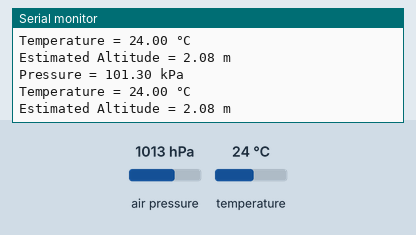
This sketch was run on a simulated Arduino Nano 33 BLE. Shown: the last lines printed to the serial monitor. Inputs (shaded band) come from the test bench; at power-on: air pressure 1013 hPa, temperature 24 °C.

Above: at 1.8 s.
1.9 s: air pressure set to 952 hPa
At 2.6 s:
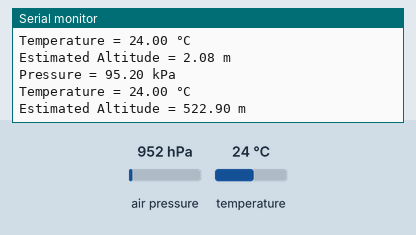
3.4 s: temperature set to 12 °C
At 4.6 s:
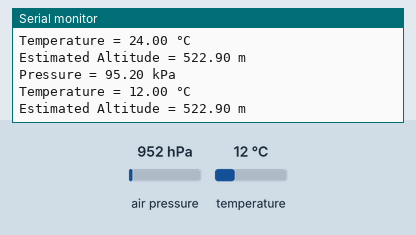
4.9 s: air pressure set to 975 hPa
At 5.6 s:
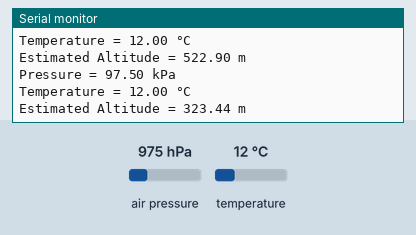
Timing chart, 0 to 7.9 s (numbered marks = the images above; inputs shaded):
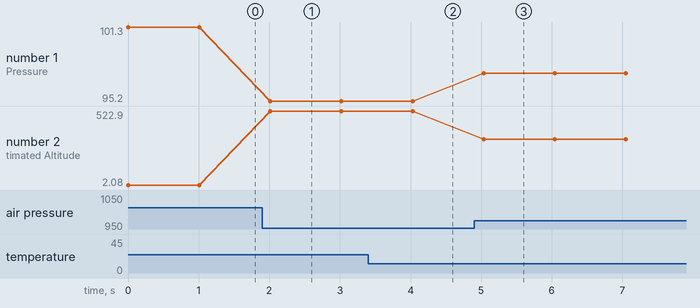

Measured:
- after the input at 1.9 s, the serial monitor: prints a new line after 0.12 s (image 1)
- after the input at 3.4 s, the serial monitor: prints a new line after 0.63 s (image 2)
- after the input at 4.9 s, the serial monitor: prints a new line after 0.13 s (image 3)
- plotted number 1: 101.3 → 95.2 after the input at 1.9 s, 95.2 → 97.5 after the input at 4.9 s
- plotted number 2: 2.08 → 522.9 after the input at 1.9 s, 522.9 → 323.44 after the input at 4.9 s

The sketch:

sketch_Experiment5.ino
```cpp
/* LPS22HB - Read Pressure. This example reads data from the on-board
LPS22HB sensor of the Nano 33 BLE Sense and prints the temperature and
pressure sensor value to the Serial Monitor once a second. */
#include <Arduino_LPS22HB.h>
#include <math.h> // for pow()

void setup() {
  Serial.begin(9600);
  while (!Serial);

  if (!BARO.begin()) {
    Serial.println("Failed to initialize pressure sensor!");
    while (1);
  }
}

void loop() {
  float pressure = BARO.readPressure();      // in kPa
  float temperature = BARO.readTemperature();

  Serial.print("Pressure = ");
  Serial.print(pressure);
  Serial.println(" kPa");

  Serial.print("Temperature = ");
  Serial.print(temperature);
  Serial.println(" °C");

  // Altitude calculation
  float seaLevelPressure = 101.325; // kPa
  float altitude = 44330.0 * (1.0 - pow(pressure / seaLevelPressure, 0.1903));

  Serial.print("Estimated Altitude = ");
  Serial.print(altitude);
  Serial.println(" m");

  Serial.println();
  delay(1000);
}
```
